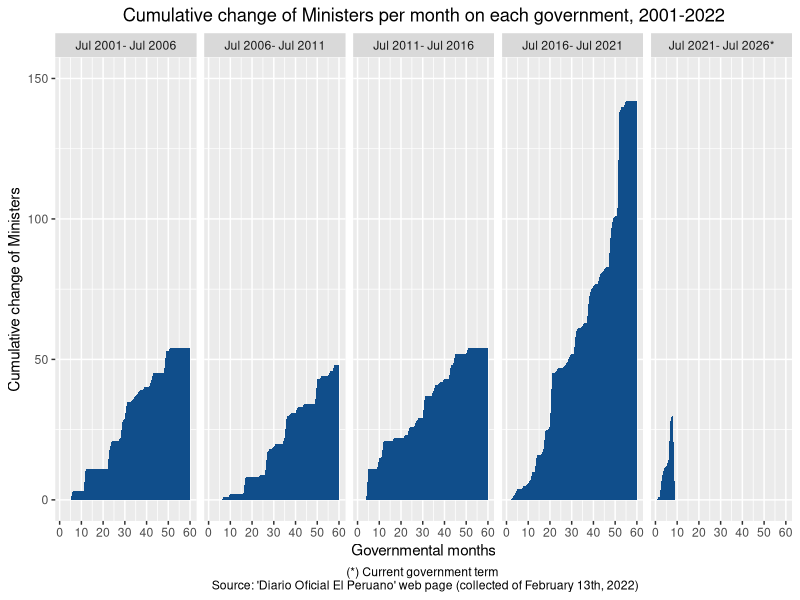
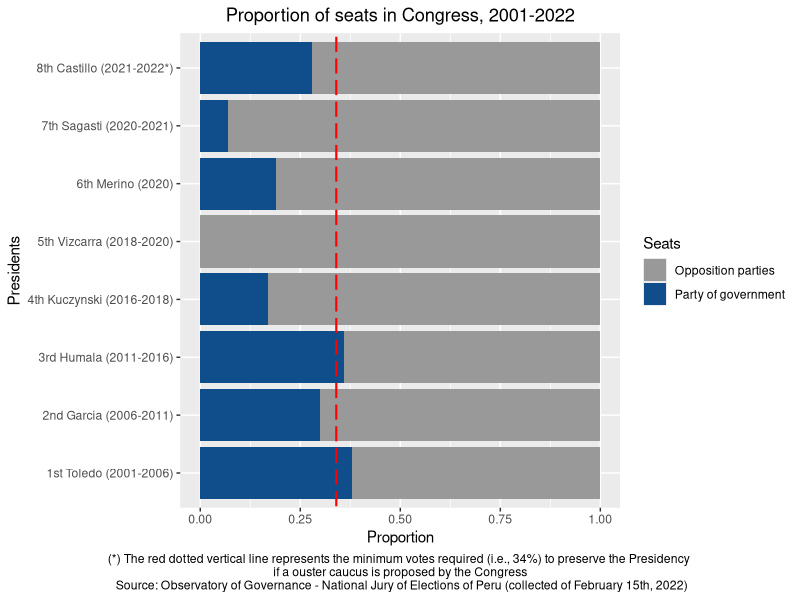

Write R code to recreate these figures, in order.
## ---- chunk 1
knitr::opts_chunk$set(echo = TRUE)
## ---- chunk 2
library(tidyverse)
library(readxl)
## ---- chunk 3
data_peru1 <- read_excel("Count authorities.xlsx", sheet = "R count")
data_peru_cong <- read_excel("Count authorities.xlsx", sheet = "R general")
## ---- chunk 4
data_peru1 %>% 
  ggplot(aes(N_month, Cumulative)) + 
  geom_area(fill = "dodgerblue4") + 
  xlab("Governmental months") +
  ylab("Cumulative change of Ministers") +
  labs(caption = "(*) Current government term \n Source: 'Diario Oficial El Peruano' web page (collected of February 13th, 2022)") +
  ggtitle("Cumulative change of Ministers per month on each government, 2001-2022") + 
  facet_wrap(vars(`Government_period`), strip.position = "top", nrow = 1) + 
  theme(plot.title = element_text(hjust = 0.5),
        plot.caption = element_text(hjust = 0.5)) +
  scale_x_continuous(breaks = seq(from = 0, to = 60, by = 10)) +
  ylim(0, 150)
## ---- chunk 5
data_peru_cong %>% 
  ggplot(aes(x = President, y = Proportion)) + 
  geom_col(aes(fill = Seats)) +
  ggtitle("Proportion of seats in Congress, 2001-2022") + 
   theme(plot.title = element_text(hjust = 0.5),
         plot.caption = element_text(hjust = 0.5)) +
  geom_abline(slope=0, intercept=0.34,  col = "red", lty=5, size=0.73) +
  scale_fill_manual(values = c("grey60", "dodgerblue4") ) +
  labs(x = "Presidents", 
       y = "Proportion",
       caption = "(*) The red dotted vertical line represents the minimum votes required (i.e., 34%) to preserve the Presidency \n if a ouster caucus is proposed by the Congress \n Source: Observatory of Governance - National Jury of Elections of Peru (collected of February 15th, 2022)") +
  coord_flip()
